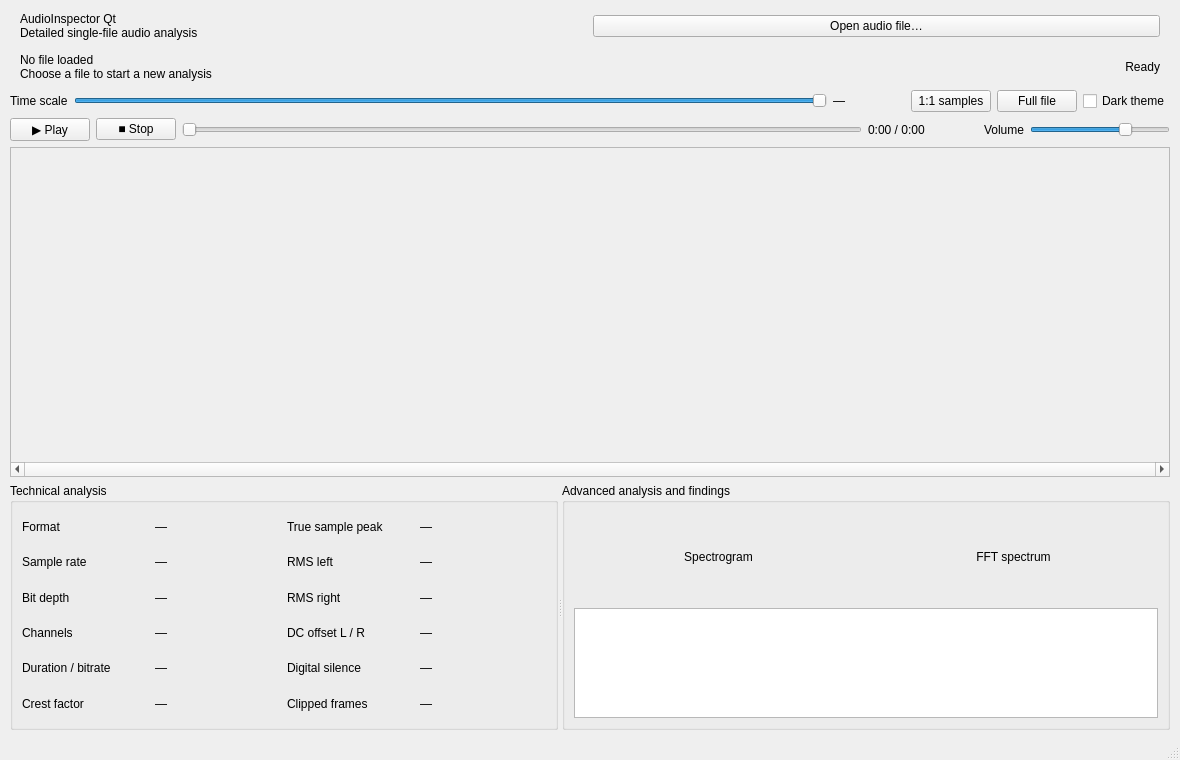
<?xml version="1.0" encoding="UTF-8"?>
<ui version="4.0">
 <class>MainWindow</class>
 <widget class="QMainWindow" name="MainWindow">
  <property name="geometry"><rect><x>0</x><y>0</y><width>1180</width><height>760</height></rect></property>
  <property name="minimumSize"><size><width>860</width><height>620</height></size></property>
  <property name="windowTitle"><string>AudioInspector Qt</string></property>
  <widget class="QWidget" name="centralWidget">
   <layout class="QVBoxLayout" name="mainLayout">
    <property name="leftMargin"><number>10</number></property><property name="topMargin"><number>8</number></property>
    <property name="rightMargin"><number>10</number></property><property name="bottomMargin"><number>8</number></property>
    <property name="spacing"><number>6</number></property>
    <item><widget class="QFrame" name="headerCard"><layout class="QHBoxLayout" name="headerLayout">
     <property name="leftMargin"><number>10</number></property><property name="topMargin"><number>4</number></property><property name="rightMargin"><number>10</number></property><property name="bottomMargin"><number>4</number></property>
     <item><layout class="QVBoxLayout" name="titleLayout">
      <property name="spacing"><number>0</number></property>
      <item><widget class="QLabel" name="titleLabel"><property name="text"><string>AudioInspector Qt</string></property></widget></item>
      <item><widget class="QLabel" name="subtitleLabel"><property name="text"><string>Detailed single-file audio analysis</string></property></widget></item>
     </layout></item>
     <item><widget class="QPushButton" name="openButton"><property name="text"><string>Open audio file…</string></property></widget></item>
    </layout></widget></item>
    <item><widget class="QFrame" name="fileCard"><layout class="QHBoxLayout" name="fileLayout">
     <property name="leftMargin"><number>10</number></property><property name="topMargin"><number>3</number></property><property name="rightMargin"><number>10</number></property><property name="bottomMargin"><number>3</number></property>
     <item><layout class="QVBoxLayout" name="fileInfoLayout"><property name="spacing"><number>0</number></property>
      <item><widget class="QLabel" name="fileNameLabel"><property name="text"><string>No file loaded</string></property></widget></item>
      <item><widget class="QLabel" name="filePathLabel"><property name="text"><string>Choose a file to start a new analysis</string></property><property name="textInteractionFlags"><set>Qt::TextSelectableByMouse</set></property></widget></item>
     </layout></item>
     <item><widget class="QLabel" name="analysisStatusLabel"><property name="text"><string>Ready</string></property><property name="alignment"><set>Qt::AlignRight|Qt::AlignVCenter</set></property></widget></item>
    </layout></widget></item>
    <item><layout class="QHBoxLayout" name="waveformControlsLayout">
     <item><widget class="QLabel" name="zoomLabel"><property name="text"><string>Time scale</string></property></widget></item>
     <item><widget class="QSlider" name="zoomSlider"><property name="minimum"><number>0</number></property><property name="maximum"><number>1000</number></property><property name="value"><number>1000</number></property><property name="orientation"><enum>Qt::Horizontal</enum></property></widget></item>
     <item><widget class="QLabel" name="zoomValueLabel"><property name="minimumSize"><size><width>72</width><height>0</height></size></property><property name="text"><string>—</string></property></widget></item>
     <item><widget class="QPushButton" name="actualSamplesButton"><property name="text"><string>1:1 samples</string></property></widget></item>
     <item><widget class="QPushButton" name="fitWaveformButton"><property name="text"><string>Full file</string></property></widget></item>
     <item><widget class="QCheckBox" name="darkThemeCheck"><property name="text"><string>Dark theme</string></property></widget></item>
    </layout></item>
    <item><layout class="QHBoxLayout" name="playbackLayout">
     <item><widget class="QPushButton" name="playPauseButton"><property name="text"><string>▶ Play</string></property></widget></item>
     <item><widget class="QPushButton" name="stopButton"><property name="text"><string>■ Stop</string></property></widget></item>
     <item><widget class="QSlider" name="playbackSlider"><property name="minimum"><number>0</number></property><property name="maximum"><number>0</number></property><property name="orientation"><enum>Qt::Horizontal</enum></property></widget></item>
     <item><widget class="QLabel" name="playbackTimeLabel"><property name="minimumSize"><size><width>110</width><height>0</height></size></property><property name="text"><string>0:00 / 0:00</string></property></widget></item>
     <item><widget class="QLabel" name="volumeLabel"><property name="text"><string>Volume</string></property></widget></item>
     <item><widget class="QSlider" name="volumeSlider"><property name="minimum"><number>0</number></property><property name="maximum"><number>100</number></property><property name="value"><number>70</number></property><property name="maximumSize"><size><width>140</width><height>16777215</height></size></property><property name="orientation"><enum>Qt::Horizontal</enum></property></widget></item>
    </layout></item>
    <item><widget class="QScrollArea" name="waveformScrollArea">
     <property name="minimumSize"><size><width>0</width><height>330</height></size></property>
     <property name="verticalScrollBarPolicy"><enum>Qt::ScrollBarAlwaysOff</enum></property>
     <property name="horizontalScrollBarPolicy"><enum>Qt::ScrollBarAlwaysOn</enum></property>
     <property name="widgetResizable"><bool>false</bool></property>
     <widget class="QWidget" name="waveformScrollContents"><property name="geometry"><rect><x>0</x><y>0</y><width>1100</width><height>300</height></rect></property>
      <widget class="WaveformWidget" name="waveformWidget"><property name="geometry"><rect><x>0</x><y>0</y><width>1100</width><height>300</height></rect></property></widget>
     </widget>
    </widget></item>
    <item><widget class="QSplitter" name="resultsSplitter"><property name="orientation"><enum>Qt::Horizontal</enum></property><property name="maximumSize"><size><width>16777215</width><height>220</height></size></property>
     <widget class="QGroupBox" name="technicalGroup"><property name="title"><string>Technical analysis</string></property><layout class="QGridLayout" name="technicalLayout">
      <item row="0" column="0"><widget class="QLabel" name="formatTitle"><property name="text"><string>Format</string></property></widget></item><item row="0" column="1"><widget class="QLabel" name="formatValue"><property name="text"><string>—</string></property></widget></item>
      <item row="1" column="0"><widget class="QLabel" name="sampleRateTitle"><property name="text"><string>Sample rate</string></property></widget></item><item row="1" column="1"><widget class="QLabel" name="sampleRateValue"><property name="text"><string>—</string></property></widget></item>
      <item row="2" column="0"><widget class="QLabel" name="depthTitle"><property name="text"><string>Bit depth</string></property></widget></item><item row="2" column="1"><widget class="QLabel" name="depthValue"><property name="text"><string>—</string></property></widget></item>
      <item row="3" column="0"><widget class="QLabel" name="channelsTitle"><property name="text"><string>Channels</string></property></widget></item><item row="3" column="1"><widget class="QLabel" name="channelsValue"><property name="text"><string>—</string></property></widget></item>
      <item row="4" column="0"><widget class="QLabel" name="durationTitle"><property name="text"><string>Duration / bitrate</string></property></widget></item><item row="4" column="1"><widget class="QLabel" name="durationValue"><property name="text"><string>—</string></property></widget></item>
      <item row="0" column="2"><widget class="QLabel" name="peakTitle"><property name="text"><string>True sample peak</string></property></widget></item><item row="0" column="3"><widget class="QLabel" name="peakValue"><property name="text"><string>—</string></property></widget></item>
      <item row="1" column="2"><widget class="QLabel" name="rmsLeftTitle"><property name="text"><string>RMS left</string></property></widget></item><item row="1" column="3"><widget class="QLabel" name="rmsLeftValue"><property name="text"><string>—</string></property></widget></item>
      <item row="2" column="2"><widget class="QLabel" name="rmsRightTitle"><property name="text"><string>RMS right</string></property></widget></item><item row="2" column="3"><widget class="QLabel" name="rmsRightValue"><property name="text"><string>—</string></property></widget></item>
      <item row="3" column="2"><widget class="QLabel" name="dcTitle"><property name="text"><string>DC offset L / R</string></property></widget></item><item row="3" column="3"><widget class="QLabel" name="dcValue"><property name="text"><string>—</string></property></widget></item>
      <item row="4" column="2"><widget class="QLabel" name="silenceTitle"><property name="text"><string>Digital silence</string></property></widget></item><item row="4" column="3"><widget class="QLabel" name="silenceValue"><property name="text"><string>—</string></property></widget></item>
      <item row="5" column="0"><widget class="QLabel" name="crestTitle"><property name="text"><string>Crest factor</string></property></widget></item><item row="5" column="1"><widget class="QLabel" name="crestValue"><property name="text"><string>—</string></property></widget></item>
      <item row="5" column="2"><widget class="QLabel" name="clippedTitle"><property name="text"><string>Clipped frames</string></property></widget></item><item row="5" column="3"><widget class="QLabel" name="clippedValue"><property name="text"><string>—</string></property></widget></item>
     </layout></widget>
     <widget class="QGroupBox" name="issuesGroup"><property name="title"><string>Advanced analysis and findings</string></property><layout class="QVBoxLayout" name="issuesLayout">
      <item><layout class="QHBoxLayout" name="analysisGraphsLayout">
       <item><widget class="QLabel" name="spectrogramLabel"><property name="minimumSize"><size><width>0</width><height>90</height></size></property><property name="text"><string>Spectrogram</string></property><property name="alignment"><set>Qt::AlignCenter</set></property><property name="scaledContents"><bool>true</bool></property></widget></item>
       <item><widget class="QLabel" name="spectrumLabel"><property name="minimumSize"><size><width>0</width><height>90</height></size></property><property name="text"><string>FFT spectrum</string></property><property name="alignment"><set>Qt::AlignCenter</set></property><property name="scaledContents"><bool>true</bool></property></widget></item>
      </layout></item>
      <item><widget class="QListWidget" name="issuesList"/></item>
     </layout></widget>
    </widget></item>
   </layout>
  </widget>
  <widget class="QStatusBar" name="statusBar"/>
 </widget>
 <customwidgets><customwidget><class>WaveformWidget</class><extends>QWidget</extends><header>src/waveformwidget.h</header><container>1</container></customwidget></customwidgets>
 <resources/><connections/>
</ui>
